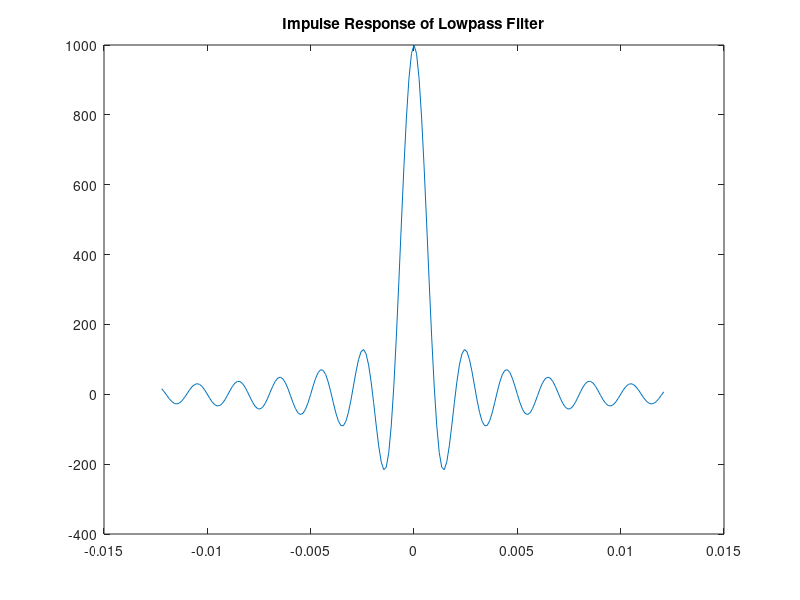

The MATLAB script that drew this image: (Note: this script raises an error after producing the figure.)
	
	Fs = 8192;   	% set the sampling frequency
	W = 2*pi*500;	% set the cutoff frequency to 2 pi * 500 rads/s
	t = [-100:1:99]*(1/Fs);   % create a 200 sample time vector to generate sinc
	h = W/pi*sinc(W/pi*t);   % this is the impulse response
	plot(t, h);   	% plot h to visualize

	title('Impulse Response of Lowpass Filter');
	figure
	plot_ft_rad(h, Fs)  % Visualize |H(j\omega)|
	title('Magnitude of H(j\omega)');
	x = randn(2*Fs, 1); % generate 2 seconds of noise (no need to understand what this is doing)
	figure
	plot_ft_rad(x, Fs); % plot the magnitude of the FT of the noise
	title('Magnitude of FT of unfiltered noise');
	soundsc(x, Fs);   	% listen to the noise, wait for it to finish playing
    pause(3);
	y = conv(x, h);     % convolve x with h to filter the noise
	figure
	plot_ft_rad(y, Fs); % plot the magnitude of the FT of the filtered noise
	title('Magnitude of FT of filtered noise');
	soundsc(y, Fs);	% listen to the filtered noise
